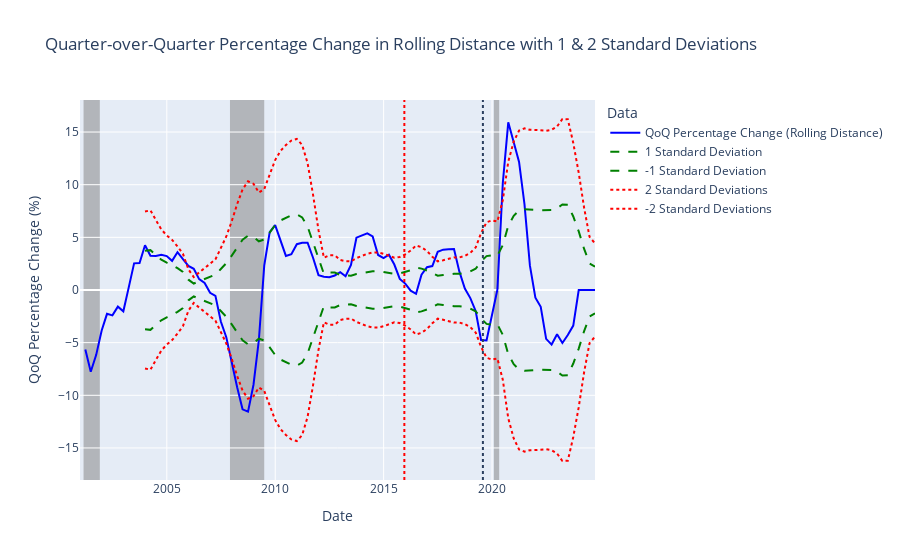

Notebook code cell kept with this figure:
### Code cell
# Resample to quarterly data for QoQ percentage change (assuming data is daily or monthly)
merged_data_quarterly = merged_data['Rolling_Distance'].resample('Q').mean()

# Calculate the quarter-over-quarter (QoQ) percentage change
merged_data_quarterly['QoQ_Percent_Change'] = merged_data_quarterly.pct_change() * 100  # Convert to percentage

# Calculate rolling standard deviations (1 and 2 standard deviations)
std_dev_1 = merged_data_quarterly['QoQ_Percent_Change'].rolling(window=rolling_window).std()
std_dev_2 = std_dev_1 * 2  # 2 standard deviations

# Create the figure for QoQ percentage change and standard deviations
fig = go.Figure()

# Add QoQ percentage change line
fig.add_trace(go.Scatter(x=merged_data_quarterly.index, y=merged_data_quarterly['QoQ_Percent_Change'], 
                         mode='lines', name='QoQ Percentage Change (Rolling Distance)', 
                         line=dict(color='blue', width=2)))

# Add 1 standard deviation line (above and below mean)
fig.add_trace(go.Scatter(x=merged_data_quarterly.index, 
                         y=std_dev_1, mode='lines', name='1 Standard Deviation', 
                         line=dict(color='green', dash='dash')))

fig.add_trace(go.Scatter(x=merged_data_quarterly.index, 
                         y=-std_dev_1, mode='lines', name='-1 Standard Deviation', 
                         line=dict(color='green', dash='dash')))

# Add 2 standard deviation line (above and below mean)
fig.add_trace(go.Scatter(x=merged_data_quarterly.index, 
                         y=std_dev_2, mode='lines', name='2 Standard Deviations', 
                         line=dict(color='red', dash='dot')))

fig.add_trace(go.Scatter(x=merged_data_quarterly.index, 
                         y=-std_dev_2, mode='lines', name='-2 Standard Deviations', 
                         line=dict(color='red', dash='dot')))

# Add recession shading as vertical rectangles
for recession in recession_periods:
    fig.add_shape(
        type='rect',
        xref='x',
        yref='paper',
        x0=recession['start'],
        x1=recession['end'],
        y0=0, y1=1,
        fillcolor='grey',
        opacity=0.5,
        layer='below',
        line_width=0
    )

# Add vertical dotted lines for Fed pivot events
for pivot in fed_pivots:
    fig.add_shape(
        type='line',
        xref='x',
        yref='paper',
        x0=pivot['date'],
        x1=pivot['date'],
        y0=0, y1=1,
        line=dict(color='red' if pivot['event'] == 'Rate Increase' else 'dark red', dash='dot', width=2),
    )

# Update layout to include the title and labels
fig.update_layout(
    title='Quarter-over-Quarter Percentage Change in Rolling Distance with 1 & 2 Standard Deviations',
    xaxis_title='Date',
    yaxis_title='QoQ Percentage Change (%)',
    legend_title='Data',
    hovermode='x unified'
)

# Show the figure
fig.show()
